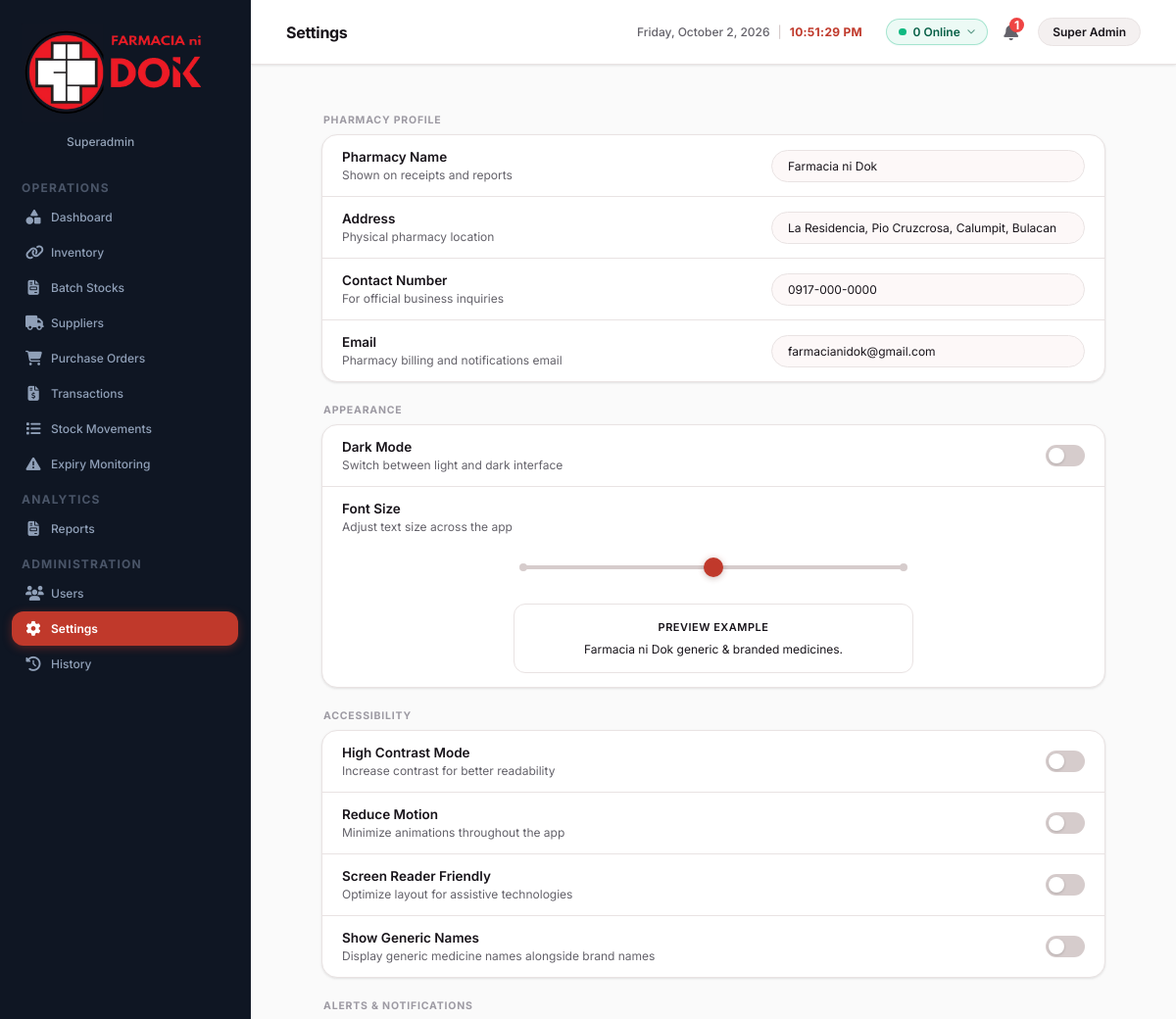
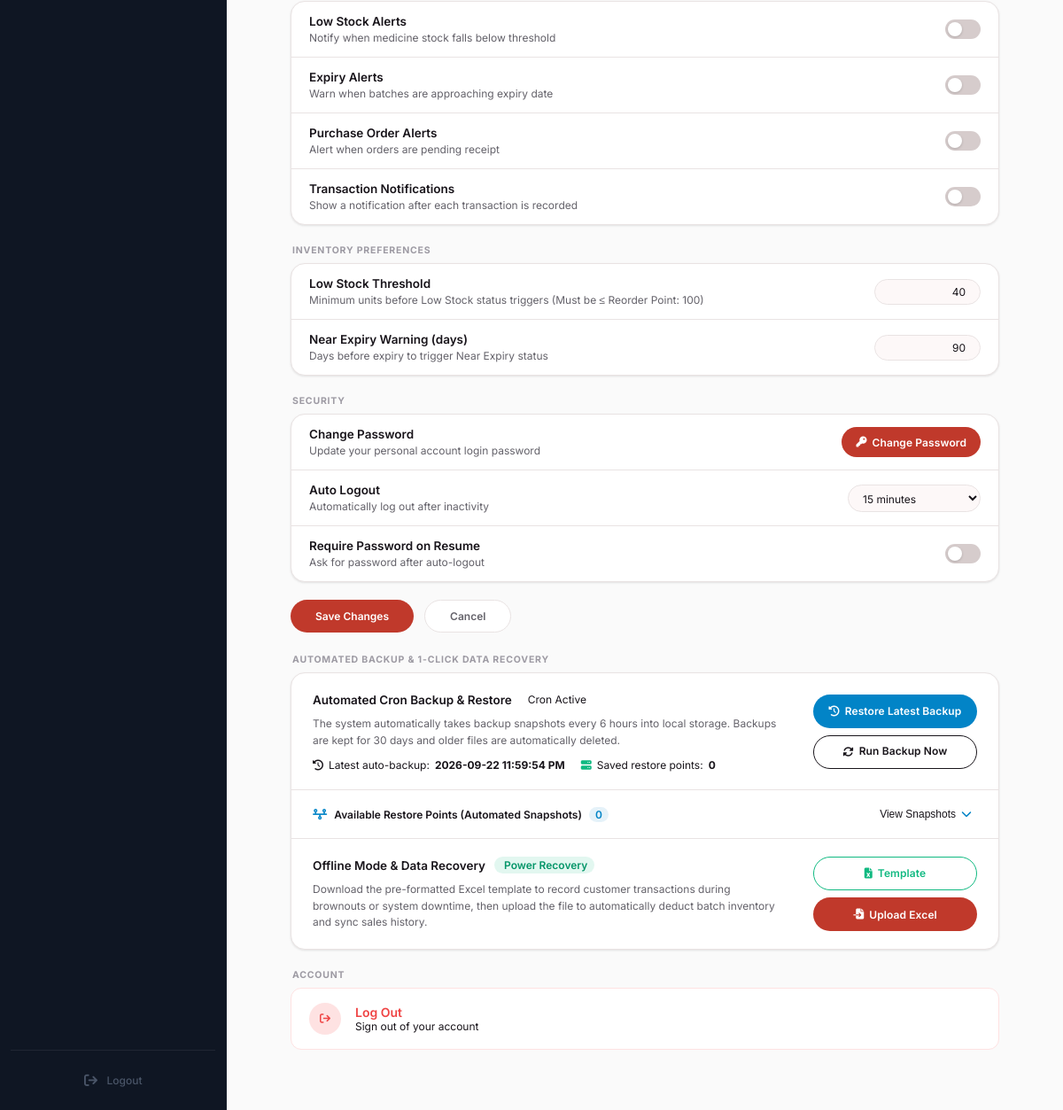
The app's page /settings (signed in), older data (2 pictures, top to bottom).
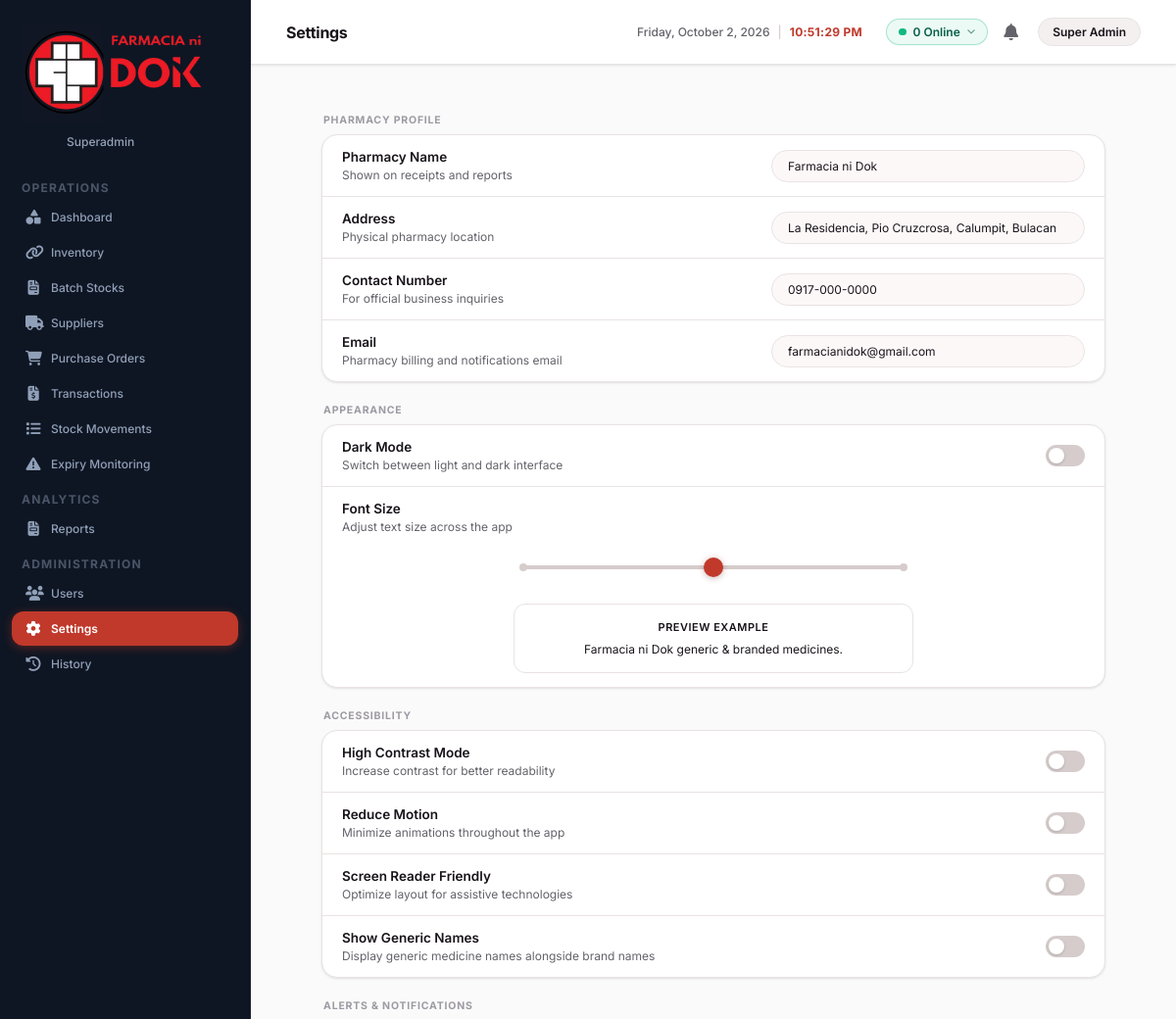
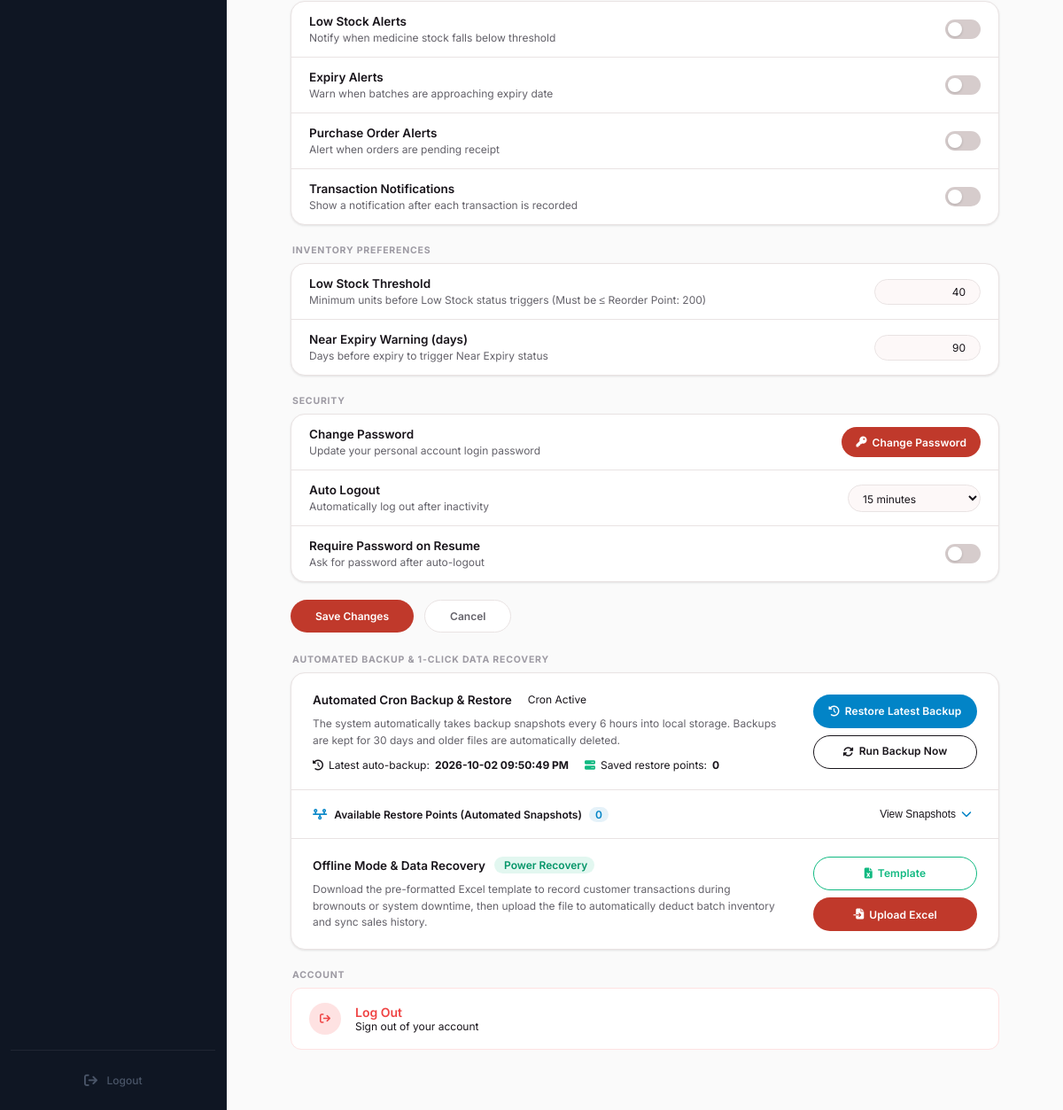
The same page, newer data (2 pictures, top to bottom).
### tables this page shows
CREATE TABLE settings (
            key TEXT PRIMARY KEY,
            value TEXT NOT NULL
        );

### app.py (the view, shortened to what this page needs)
@app.route('/settings', methods=['GET', 'POST'])
def settings():
    if not has_permission('settings_view'):
        flash('Access denied. You do not have permission to access Settings.', 'warning')
        return redirect(url_for('dashboard'))
    conn = get_db_connection()
    settings_raw = conn.execute('SELECT * FROM settings').fetchall()
    min_rop_row = conn.execute("SELECT MIN(reorder_point) FROM inventory WHERE archived_at IS NULL AND deleted_at IS NULL").fetchone()
    current_reorder_point = min_rop_row[0] if (min_rop_row and min_rop_row[0] is not None) else 100
    conn.close()
    settings_dict = {r['key']: r['value'] for r in settings_raw}
    cleanup_expired_backups(30)
    backup_dir = os.path.join(os.path.dirname(os.path.abspath(__file__)), 'backups')
    auto_backups_count = 0
    recent_snapshots = []
    last_auto_backup_time = settings_dict.get('last_auto_backup_time', 'Scheduled (Runs every 6 hours via Cron)')
    last_auto_backup_file = settings_dict.get('last_auto_backup_file', '')
    return render_template('settings.html', settings=settings_dict, active_page='settings',
                           current_reorder_point=current_reorder_point,
                           auto_backups_count=auto_backups_count,
                           last_auto_backup_time=last_auto_backup_time,
                           last_auto_backup_file=last_auto_backup_file,
                           recent_snapshots=recent_snapshots)

### app.py (called while the page is built, shortened)
def has_permission(perm_key):
    role = session.get('role', '')
    if role in ['Superadmin', 'Owner / Pharmacist'] or 'Super' in role or 'Owner' in role:
        return True

def get_local_ip():
    try:
        s = socket.socket(socket.AF_INET, socket.SOCK_DGRAM)
        s.connect(('8.8.8.8', 80))
        ip = s.getsockname()[0]
        s.close()
        return ip
    except Exception:
        return '127.0.0.1'

@app.context_processor
def inject_system_info():
    return {'local_ip': get_local_ip()}

@app.before_request
def require_login():
    allowed_routes = ['login', 'static', 'forgot_password', 'send_otp', 'verify_otp']
    if request.endpoint not in allowed_routes and 'user_id' not in session:
        return redirect(url_for('login'))

def cleanup_expired_backups(days_retention=30):
    try:
        backup_dir = os.path.join(os.path.dirname(os.path.abspath(__file__)), 'backups')
        if not os.path.exists(backup_dir):
            return 0
    except Exception as e:
        print(f"[Backup Retention Error]: {e}")
        return 0

### database.py (called while the page is built)
def get_db_connection():
    conn = sqlite3.connect(get_db_path())
    conn.row_factory = sqlite3.Row
    return conn

### templates/settings.html (shortened to what the changed rows need)
{% extends 'base.html' %}
{% block title %}Settings{% endblock %}
{% block content %}
<div style="max-width: 800px; margin: 0 auto; padding-bottom: 40px;">
    <form id="system-settings-form" action="{{ url_for('settings') }}" method="POST">
    {% if session.get('role') != 'Staff' %}
    <div class="settings-section-title">Inventory Preferences</div>
    <div class="settings-group-card">
        <div class="settings-row">
            <div class="settings-info">
                <div class="settings-title">Low Stock Threshold</div>
                <div class="settings-subtitle">Minimum units before Low Stock status triggers (Must be &le; Reorder Point: {{ current_reorder_point }})</div>
            </div>
            <div style="display: flex; flex-direction: column; align-items: flex-end; gap: 4px;">
                <input type="number" class="form-control" id="settings-low-stock-threshold" name="low_stock_threshold" value="{{ settings.low_stock_threshold }}" min="1" max="{{ current_reorder_point }}" style="width: 120px; text-align: right; border-radius: 20px; padding: 6px 16px;" oninput="validateLowStockThreshold(this, {{ current_reorder_point }})" required>
            </div>
        </div>
        <div class="settings-row">
            <div class="settings-info">
                <div class="settings-title">Near Expiry Warning (days)</div>
                <div class="settings-subtitle">Days before expiry to trigger Near Expiry status</div>
            </div>
            <input type="number" class="form-control" name="near_expiry_warning" value="{{ settings.near_expiry_warning }}" min="1" max="365" style="width: 120px; text-align: right; border-radius: 20px; padding: 6px 16px;" required>
        </div>
    </div>
    {% endif %}
    </form>
    {% if session.get('role') != 'Staff' %}
    <div class="settings-section-title">Automated Backup & 1-Click Data Recovery</div>
    <div class="settings-group-card" style="padding: 0;">
        <div class="settings-row" style="padding: 20px 24px; border-bottom: 1px solid var(--border); gap: 32px; align-items: center;">
            <div class="settings-info" style="flex: 1; min-width: 0;">
                <div style="display: flex; align-items: center; gap: 10px; flex-wrap: wrap;">
                    <div class="settings-title" style="margin-bottom: 0;">Automated Cron Backup & Restore</div>
                    <span class="status-pill status-pill-online" style="font-size: 10.5px; padding: 2px 8px;">
                         Cron Active
                    </span>
                </div>
                <div class="settings-subtitle" style="margin-top: 6px; line-height: 1.55; max-width: 660px;">
                    The system automatically takes backup snapshots every 6 hours into local storage. Backups are kept for 30 days and older files are automatically deleted.
                </div>
                <div style="font-size: 11.5px; color: var(--text-gray); margin-top: 8px; display: flex; align-items: center; flex-wrap: wrap; gap: 18px;">
                    <span style="display: inline-flex; align-items: center; gap: 6px;"><i class="fa-solid fa-clock-rotate-left" style="color: var(--primary);"></i> Latest auto-backup: <strong id="last-auto-backup-label">{{ last_auto_backup_time }}</strong></span>
                    <span style="display: inline-flex; align-items: center; gap: 6px;"><i class="fa-solid fa-server" style="color: #10b981;"></i> Saved restore points: <strong id="auto-backup-count-label">{{ auto_backups_count }}</strong></span>
                </div>
            </div>
            <div style="display: flex; flex-direction: column; gap: 8px; align-items: flex-end; flex-shrink: 0; width: 185px;">
                <button type="button" onclick="confirmRestoreSnapshot('latest', 'Latest Automated Snapshot')" class="btn-primary" style="background: #0284c7; border-color: #0284c7; width: 185px; height: 38px; padding: 0 16px; font-size: 12.5px; border-radius: 20px; display: inline-flex; align-items: center; justify-content: center; gap: 6px; white-space: nowrap; box-sizing: border-box;">
                    <i class="fa-solid fa-clock-rotate-left"></i> Restore Latest Backup
                </button>
                <button type="button" onclick="triggerAutoBackup(this)" class="btn-action-outline" style="width: 185px; height: 38px; padding: 0 16px; font-size: 12.5px; border-radius: 20px; color: var(--primary); border-color: var(--primary); display: inline-flex; align-items: center; justify-content: center; gap: 6px; white-space: nowrap; box-sizing: border-box;">
                    <i class="fa-solid fa-rotate"></i> Run Backup Now
                </button>
            </div>
        </div>
        <div style="padding: 14px 24px; border-bottom: 1px solid var(--border);">
            <div onclick="toggleSnapshotsList()" style="display: flex; justify-content: space-between; align-items: center; cursor: pointer; user-select: none; padding: 2px 0;">
                <div style="font-size: 13px; font-weight: 600; color: var(--text-dark); display: flex; align-items: center; gap: 8px;">
                    <i class="fa-solid fa-timeline" style="color: #0284c7;"></i>
                    <span>Available Restore Points (Automated Snapshots)</span>
                    <span style="font-size: 11px; font-weight: 600; padding: 1px 7px; border-radius: 10px; background: rgba(2, 132, 199, 0.10); color: #0284c7;">{{ recent_snapshots|length }}</span>
                </div>
                <button type="button" style="background: none; border: none; cursor: pointer; color: var(--text-gray); padding: 4px 6px; display: inline-flex; align-items: center; gap: 6px; font-size: 12px;">
                    <span id="snapshots-toggle-text" style="font-size: 11.5px; font-weight: 500;">View Snapshots</span>
                    <i id="snapshots-toggle-icon" class="fa-solid fa-chevron-down" style="font-size: 12px; transition: transform 0.25s ease; color: #0284c7;"></i>
                </button>
            </div>
        </div>
        <div class="settings-row" style="padding: 20px 24px; border-bottom: none; gap: 32px; align-items: center;">
            <div class="settings-info" style="flex: 1; min-width: 0;">
                <div style="display: flex; align-items: center; gap: 10px; flex-wrap: wrap;">
                    <div class="settings-title" style="margin-bottom: 0;">Offline Mode & Data Recovery</div>
                    <span style="font-size: 10.5px; font-weight: 600; padding: 2px 8px; border-radius: 12px; background: rgba(16, 185, 129, 0.12); color: #059669;">
                         Power Recovery
                    </span>
                </div>
                <div class="settings-subtitle" style="margin-top: 6px; line-height: 1.55; max-width: 660px;">
                    Download the pre-formatted Excel template to record customer transactions during brownouts or system downtime, then upload the file to automatically deduct batch inventory and sync sales history.
                </div>
            </div>
            <div style="display: flex; flex-direction: column; gap: 8px; align-items: flex-end; flex-shrink: 0; width: 185px;">
                <a href="{{ url_for('download_offline_template') }}" class="btn-action-outline" style="width: 185px; height: 38px; padding: 0 16px; font-size: 12.5px; border-radius: 20px; color: #10b981; border-color: #10b981; text-decoration: none; display: inline-flex; align-items: center; justify-content: center; gap: 6px; white-space: nowrap; box-sizing: border-box;">
                    <i class="fa-solid fa-file-excel"></i> Template
                </a>
                <button type="button" class="btn-primary" style="width: 185px; height: 38px; padding: 0 16px; font-size: 12.5px; border-radius: 20px; display: inline-flex; align-items: center; justify-content: center; gap: 6px; white-space: nowrap; box-sizing: border-box;" onclick="openOfflineSyncModal()">
                    <i class="fa-solid fa-file-import"></i> Upload Excel
                </button>
            </div>
        </div>
    </div>
    {% endif %}
</div>
{% endblock %}

Row changes from the older to the newer data that the page shows:
changed settings (number 8 of 8 on the later page): value "2026-09-22 11:59:54 PM" → "2026-10-02 09:50:49 PM"
Text that changed along with them:
{{ current_reorder_point }}: "100" → "200"
{{ app_unseen_count }}: "1" → (not shown)
